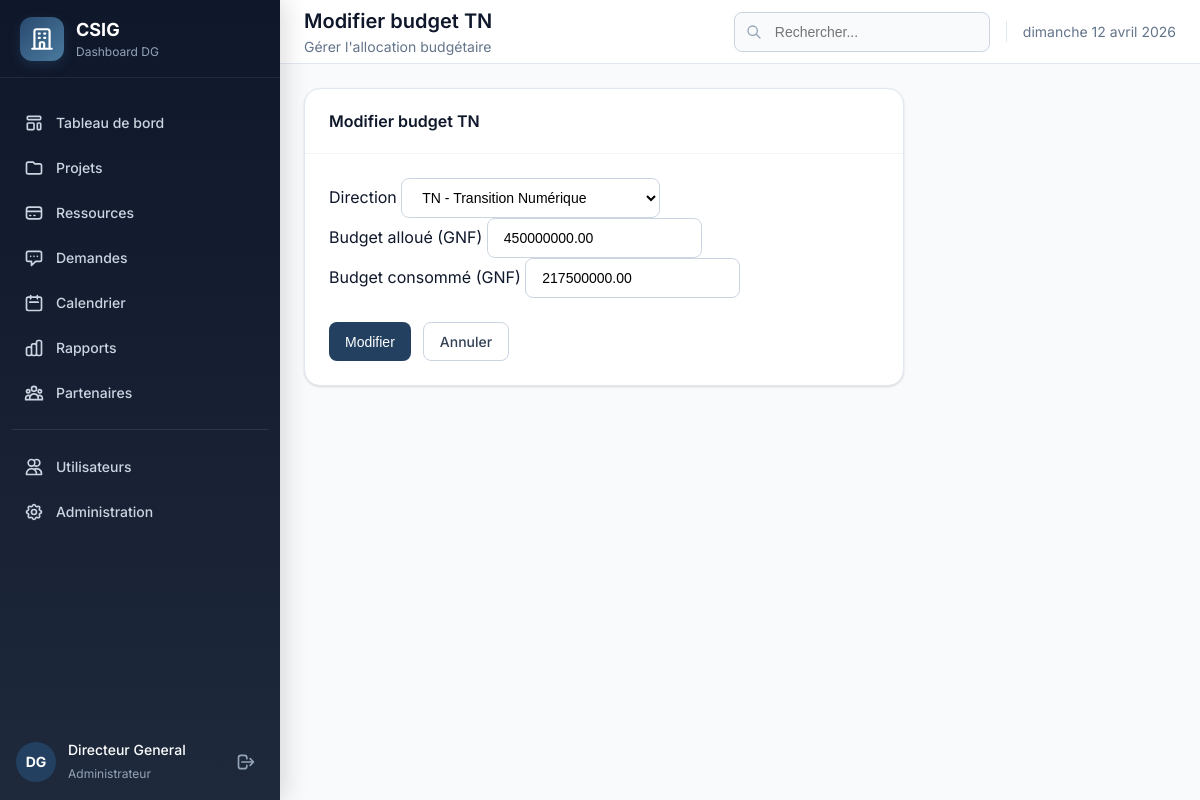
Screenshot of /budgets/6/modifier/ (signed in) with the database file from the repository.
### core/models.py (models this page shows, shortened)
class UserProfile(models.Model):
    ROLE_CHOICES = [
        ('admin', 'Administrateur'),
        ('directeur_general', 'Directeur Général'),
        ('directeur', 'Directeur'),
        ('chef_projet', 'Chef de Projet'),
        ('employe', 'Employé'),
        ('visiteur', 'Visiteur'),
    ]
    user = models.OneToOneField(User, on_delete=models.CASCADE, related_name='profile')
    role = models.CharField(max_length=20, choices=ROLE_CHOICES, default='visiteur', verbose_name="Rôle")
    direction = models.ForeignKey('Direction', on_delete=models.SET_NULL, null=True, blank=True,
                                   related_name='users', verbose_name="Direction")
    phone = models.CharField(max_length=20, blank=True, verbose_name="Téléphone")
    avatar = models.ImageField(upload_to='avatars/', null=True, blank=True, verbose_name="Photo")
    is_active_profile = models.BooleanField(default=True, verbose_name="Profil actif")
    created_at = models.DateTimeField(auto_now_add=True)
    updated_at = models.DateTimeField(auto_now=True)
    class Meta:
        verbose_name = "Profil utilisateur"
        verbose_name_plural = "Profils utilisateurs"
    def get_initials(self):
        if self.user.first_name and self.user.last_name:
            return f"{self.user.first_name[0]}{self.user.last_name[0]}".upper()
        return self.user.username[:2].upper()
    def is_admin(self):
        return self.role == 'admin'
    def can_manage_users(self):
        return self.role in ['admin', 'directeur_general']
    def can_manage_budgets(self):
        return self.role in ['admin', 'directeur_general', 'directeur']
    def can_approve_requests(self):
        return self.role in ['admin', 'directeur_general']
    def can_manage_projects(self):
        return self.role in ['admin', 'directeur_general', 'directeur', 'chef_projet']
    def can_view_reports(self):
        return self.role in ['admin', 'directeur_general', 'directeur', 'chef_projet']
    def can_manage_partners(self):
        return self.role in ['admin', 'directeur_general', 'directeur']

class Budget(models.Model):
    direction = models.OneToOneField(Direction, on_delete=models.CASCADE, related_name='budget', verbose_name="Direction")
    allocated = models.DecimalField(max_digits=15, decimal_places=2, default=0, verbose_name="Budget alloué")
    consumed = models.DecimalField(max_digits=15, decimal_places=2, default=0, verbose_name="Budget consommé")
    class Meta:
        verbose_name = "Budget"
        verbose_name_plural = "Budgets"

### core/views.py (the view)
# urls.py: path('budgets/<int:budget_id>/modifier/', views.budget_edit, name='budget_edit'),
@login_required
def budget_edit(request, budget_id):
    from .forms_project import BudgetForm
    if not request.user.profile.can_manage_budgets():
        messages.error(request, "Vous n'avez pas les permissions pour gérer les budgets.")
        return redirect('core:resources')
    budget = get_object_or_404(Budget, pk=budget_id)
    if request.method == 'POST':
        form = BudgetForm(request.POST, instance=budget)
        if form.is_valid():
            form.save()
            messages.success(request, "Budget modifié avec succès.")
            return redirect('core:resources')
    else:
        form = BudgetForm(instance=budget)
    return render(request, 'core/budget_form.html', {'form': form, 'budget': budget, 'title': f'Modifier budget {budget.direction.code}'})

### core/forms_project.py
class BudgetForm(forms.ModelForm):
    class Meta:
        model = Budget
        fields = ['direction', 'allocated', 'consumed']
        widgets = {
            'allocated': forms.NumberInput(attrs={'step': '0.01', 'min': '0'}),
            'consumed': forms.NumberInput(attrs={'step': '0.01', 'min': '0'}),
        }
    def __init__(self, *args, **kwargs):
        super().__init__(*args, **kwargs)
        for field_name, field in self.fields.items():
            field.widget.attrs['class'] = 'form-control'
        self.fields['allocated'].label = 'Budget alloué (GNF)'
        self.fields['consumed'].label = 'Budget consommé (GNF)'

### core/models.py (called while the page is built)
    def __str__(self):
        return f"{self.code} - {self.name}"

### templates/core/budget_form.html (shortened to what this page needs)
{% extends 'base.html' %}
{% block page_title %}{{ title }}{% endblock %}
{% block page_subtitle %}Gérer l'allocation budgétaire{% endblock %}
{% block content %}
<div class="card" style="max-width: 600px;">
    <div class="card-header">
        <h3 class="card-title">{{ title }}</h3>
    </div>
    <div class="card-content">
        <form method="post">
            {% for field in form %}
            <div class="form-group">
                <label for="{{ field.id_for_label }}" class="form-label">{{ field.label }}</label>
                {{ field }}
            </div>
            {% endfor %}
            <div class="flex gap-3 mt-6">
                <button type="submit" class="btn btn-primary">
                    {% if budget %}Modifier{% else %}Créer{% endif %}
                </button>
                <a href="{% url 'core:resources' %}" class="btn btn-outline">Annuler</a>
            </div>
        </form>
    </div>
</div>
{% endblock %}

### templates/base.html (shortened to what this page needs)
{% load static %}
<!DOCTYPE html>
<html lang="fr">
<head>
    <link rel="stylesheet" href="{% static 'css/style.css' %}">
</head>
<body>
    <div class="layout">
        <aside class="sidebar">
            <div class="sidebar-header">
                <div class="sidebar-logo">
                    <svg xmlns="http://www.w3.org/2000/svg" fill="none" viewBox="0 0 24 24" stroke="currentColor">
                        <path stroke-linecap="round" stroke-linejoin="round" stroke-width="2" d="M19 21V5a2 2 0 00-2-2H7a2 2 0 00-2 2v16m14 0h2m-2 0h-5m-9 0H3m2 0h5M9 7h1m-1 4h1m4-4h1m-1 4h1m-5 10v-5a1 1 0 011-1h2a1 1 0 011 1v5m-4 0h4" />
                    </svg>
                </div>
                <div class="sidebar-title">
                    <h1>CSIG</h1>
                    <p>Dashboard DG</p>
                </div>
            </div>
            <nav class="sidebar-nav">
                <ul>
                    <li>
                        <a href="{% url 'core:dashboard' %}" {% if request.resolver_match.url_name == 'dashboard' %}class="active"{% endif %}>
                            Tableau de bord
                        </a>
                    </li>
                    {% if user.profile.can_manage_projects %}
                    <li>
                        <a href="{% url 'core:projects' %}" {% if request.resolver_match.url_name == 'projects' %}class="active"{% endif %}>
                            <svg xmlns="http://www.w3.org/2000/svg" fill="none" viewBox="0 0 24 24" stroke="currentColor">
                                <path stroke-linecap="round" stroke-linejoin="round" stroke-width="2" d="M3 7v10a2 2 0 002 2h14a2 2 0 002-2V9a2 2 0 00-2-2h-6l-2-2H5a2 2 0 00-2 2z" />
                            </svg>
                            Projets
                        </a>
                    </li>
                    {% endif %}
                    {% if user.profile.can_manage_budgets %}
                    <li>
                        <a href="{% url 'core:resources' %}" {% if request.resolver_match.url_name == 'resources' %}class="active"{% endif %}>
                            <svg xmlns="http://www.w3.org/2000/svg" fill="none" viewBox="0 0 24 24" stroke="currentColor">
                                <path stroke-linecap="round" stroke-linejoin="round" stroke-width="2" d="M3 10h18M7 15h1m4 0h1m-7 4h12a3 3 0 003-3V8a3 3 0 00-3-3H6a3 3 0 00-3 3v8a3 3 0 003 3z" />
                            </svg>
                            Ressources
                        </a>
                    </li>
                    {% endif %}
                    {% if user.profile.can_approve_requests %}
                    <li>
                        <a href="{% url 'core:requests' %}" {% if request.resolver_match.url_name == 'requests' %}class="active"{% endif %}>
                            <svg xmlns="http://www.w3.org/2000/svg" fill="none" viewBox="0 0 24 24" stroke="currentColor">
                                <path stroke-linecap="round" stroke-linejoin="round" stroke-width="2" d="M8 10h.01M12 10h.01M16 10h.01M9 16H5a2 2 0 01-2-2V6a2 2 0 012-2h14a2 2 0 012 2v8a2 2 0 01-2 2h-5l-5 5v-5z" />
                            </svg>
                            Demandes
                        </a>
                    </li>
                    {% endif %}
                    <li>
                        <a href="{% url 'core:calendar' %}" {% if request.resolver_match.url_name == 'calendar' %}class="active"{% endif %}>
                            <svg xmlns="http://www.w3.org/2000/svg" fill="none" viewBox="0 0 24 24" stroke="currentColor">
                                <path stroke-linecap="round" stroke-linejoin="round" stroke-width="2" d="M8 7V3m8 4V3m-9 8h10M5 21h14a2 2 0 002-2V7a2 2 0 00-2-2H5a2 2 0 00-2 2v12a2 2 0 002 2z" />
                            </svg>
                            Calendrier
                        </a>
                    </li>
                    {% if user.profile.can_view_reports %}
                    <li>
                        <a href="{% url 'core:reports' %}" {% if request.resolver_match.url_name == 'reports' %}class="active"{% endif %}>
                            Rapports
                        </a>
                    </li>
                    {% endif %}
                    {% if user.profile.can_manage_partners %}
                    <li>
                        <a href="{% url 'core:partners' %}" {% if request.resolver_match.url_name == 'partners' %}class="active"{% endif %}>
                            Partenaires
                        </a>
                    </li>
                    {% endif %}
                    {% if user.profile.can_manage_users %}
                    <li style="margin-top: 16px; padding-top: 16px; border-top: 1px solid rgba(255,255,255,0.1);">
                        <a href="{% url 'core:users_list' %}" {% if 'users' in request.path %}class="active"{% endif %}>
                            <svg xmlns="http://www.w3.org/2000/svg" fill="none" viewBox="0 0 24 24" stroke="currentColor">
                                <path stroke-linecap="round" stroke-linejoin="round" stroke-width="2" d="M12 4.354a4 4 0 110 5.292M15 21H3v-1a6 6 0 0112 0v1zm0 0h6v-1a6 6 0 00-9-5.197M13 7a4 4 0 11-8 0 4 4 0 018 0z" />
                            </svg>
                            Utilisateurs
                        </a>
                    </li>
                    {% endif %}
                    {% if user.profile.is_admin or user.is_superuser %}
                    <li>
                        <a href="/admin/" target="_blank">
                            Administration
                        </a>
                    </li>
                    {% endif %}
                </ul>
            </nav>
            <div class="sidebar-footer">
                <div class="sidebar-user">
                    <div class="sidebar-avatar">
                        {% if user.is_authenticated and user.profile %}
                            {{ user.profile.get_initials }}
                        {% else %}
                            DG
                        {% endif %}
                    </div>
                    <div class="sidebar-user-info">
                        {% if user.is_authenticated %}
                            <p>{{ user.get_full_name|default:user.username }}</p>
                            <span>{{ user.profile.get_role_display|default:"Utilisateur" }}</span>
                        {% else %}
                            <p>Non connecté</p>
                            <span>-</span>
                        {% endif %}
                    </div>
                    {% if user.is_authenticated %}
                    <a href="{% url 'core:logout' %}" class="sidebar-logout" title="Déconnexion">
                        <svg xmlns="http://www.w3.org/2000/svg" fill="none" viewBox="0 0 24 24" stroke="currentColor" width="20" height="20">
                            <path stroke-linecap="round" stroke-linejoin="round" stroke-width="2" d="M17 16l4-4m0 0l-4-4m4 4H7m6 4v1a3 3 0 01-3 3H6a3 3 0 01-3-3V7a3 3 0 013-3h4a3 3 0 013 3v1" />
                        </svg>
                    </a>
                    {% endif %}
                </div>
            </div>
        </aside>
        <main class="main-content">
            <header class="header">
                <div class="header-title">
                    <h1>{% block page_title %}Tableau de bord{% endblock %}</h1>
                    <p>{% block page_subtitle %}{% endblock %}</p>
                </div>
                <div class="header-actions">
                    <div class="search-box">
                        <svg xmlns="http://www.w3.org/2000/svg" fill="none" viewBox="0 0 24 24" stroke="currentColor">
                            <path stroke-linecap="round" stroke-linejoin="round" stroke-width="2" d="M21 21l-6-6m2-5a7 7 0 11-14 0 7 7 0 0114 0z" />
                        </svg>
                        <input type="text" placeholder="Rechercher...">
                    </div>
                    <div class="header-date">
                        {% now "l d F Y" %}
                    </div>
                </div>
            </header>
            <div class="page-content">
                {% block content %}{% endblock %}
            </div>
        </main>
    </div>
</body>
</html>

### rows the page displays
Budget: form "TN - Transition Numérique" "450000000.00" "217500000.00"

### other values shown
{{ user.profile.get_initials }} "DG"
{{ user.get_full_name|default:user.username }} "Directeur General"
{{ user.profile.get_role_display|default:"Utilisateur" }} "Administrateur"
{{ title }} "Modifier budget TN"
{{ field.label }} "Direction" "Budget alloué (GNF)" "Budget consommé (GNF)"
